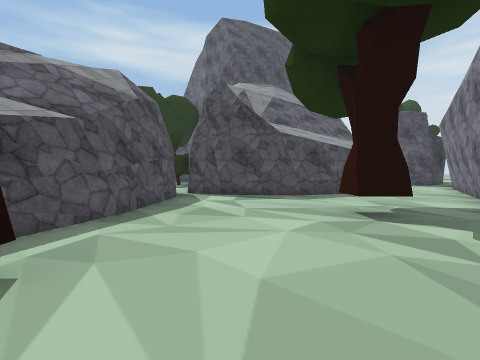
View 1 (above)

24 first-person views from a walk through a 3-D level made in the Unity game engine. The camera is 1.5 m above the floor, tilts 2° down and sees 85° across. The floor is counted in squares, 2 m on a side. Each view is taken from the middle of a square. On the plan, view 1 faces up. The plan holds only what a view shows up to about 9 squares ahead; the rest is blank. The place goes on beyond the plan. Some surface patterns are stand-ins.

View 2
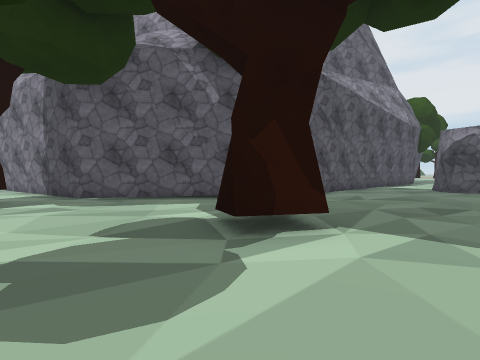

View 3
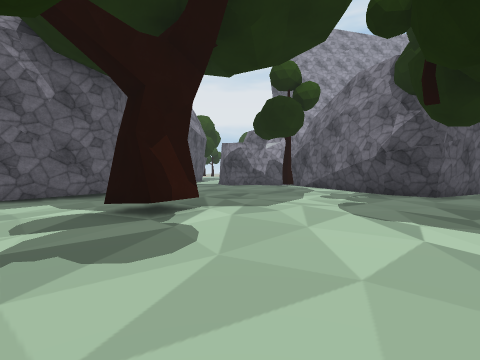

View 4
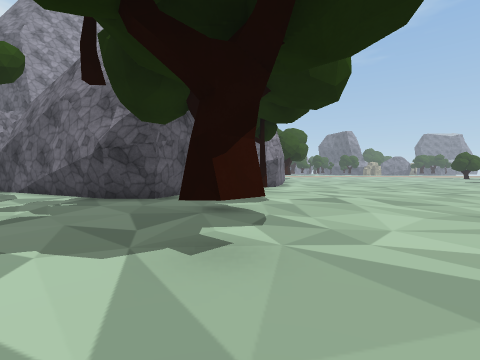

View 5
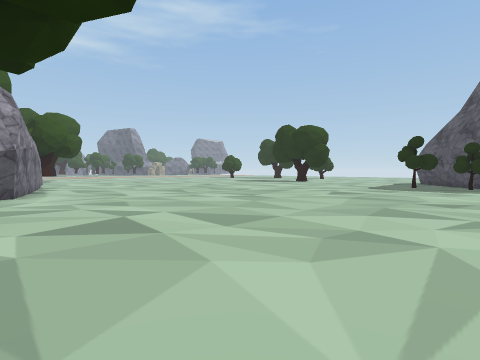

View 6
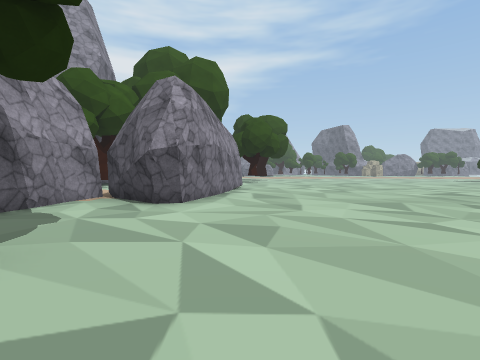

View 7
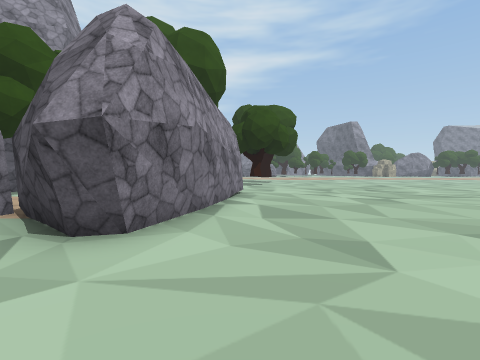

View 8
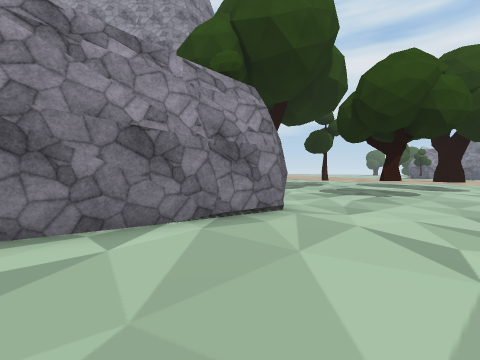

View 9
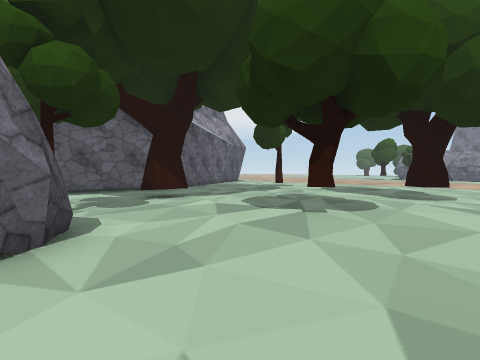

View 10
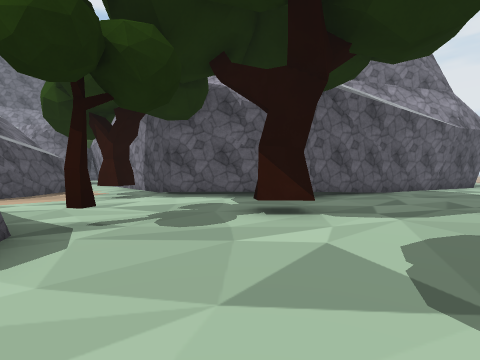

View 11
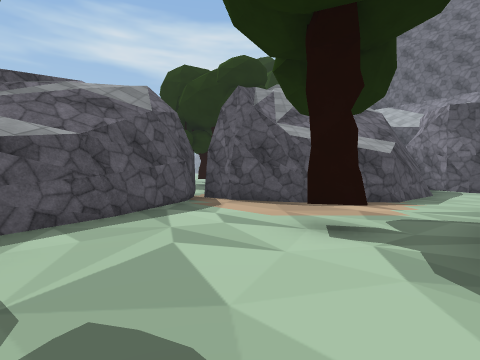

View 12
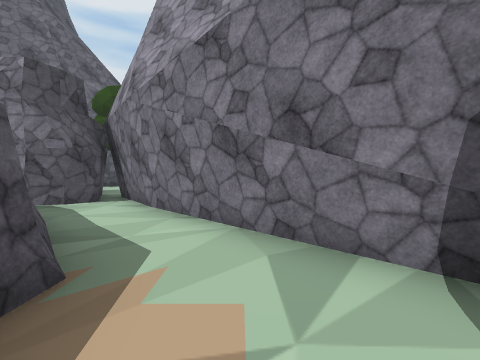

View 13
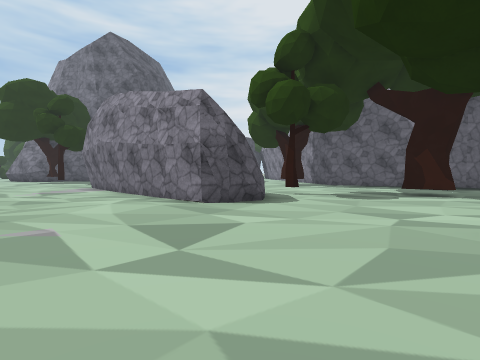

View 14
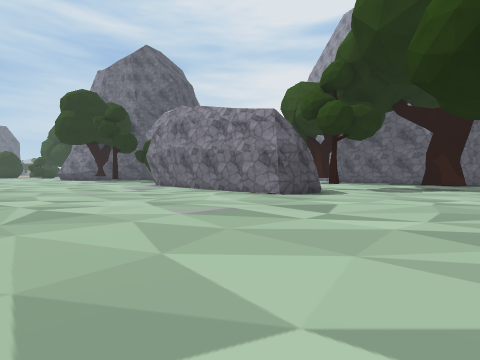

View 15
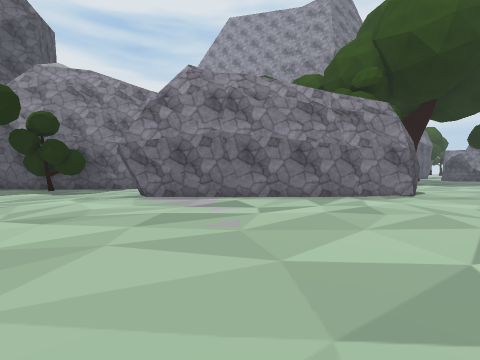

View 16
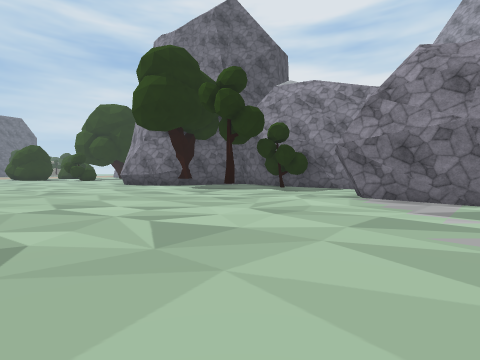

View 17
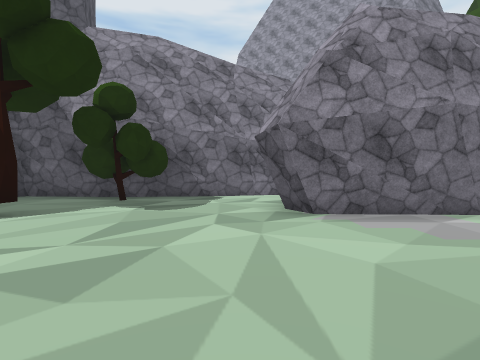

View 18
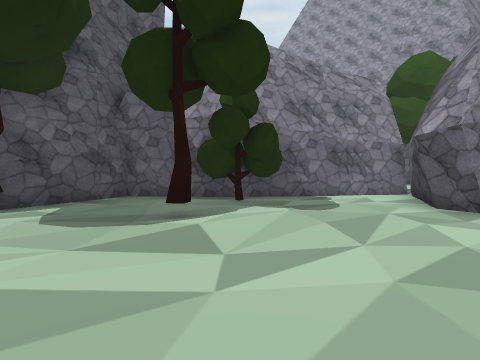

View 19
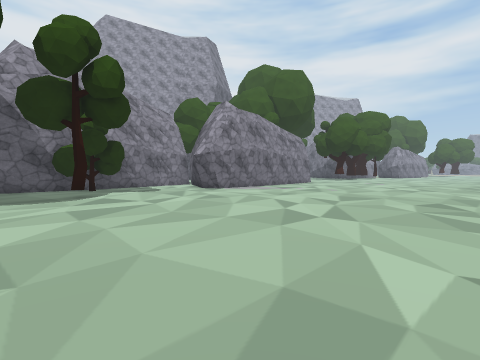

View 20
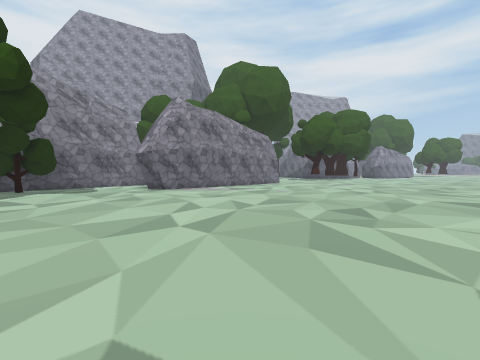

View 21
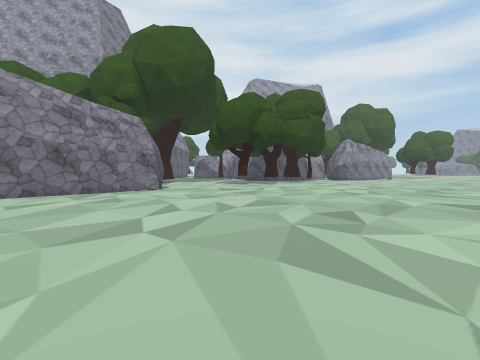

View 22
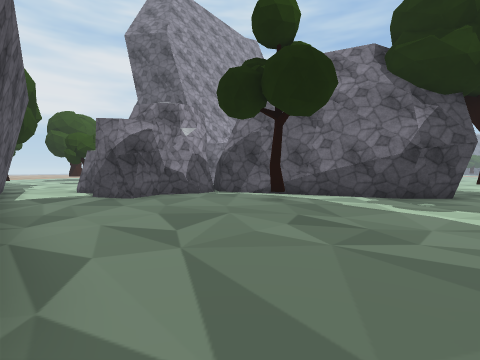

View 23
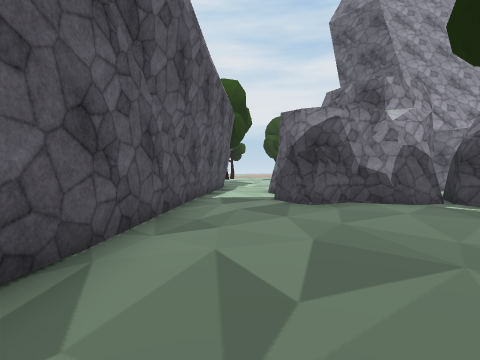

View 24
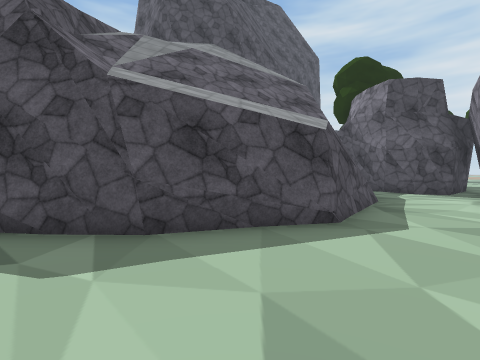

### Floor plan
Key: @ floor where view 1 was taken; # wall or solid block; . floor; T tree.
Columns run from 15 left of view 1 to 10 right of it. Each row starts with its distance up from view 1.
 17  ............#
 16  ............#
 15 ..........T.##
 14 ............T#         ###
 13 ............T#        ..##
 12 .............#        ...
 11 .............#      ##..
 10 ..........##.#     ##..
  9 ..........###### ###...#
  8 ..........#  #.###....##
  7 ..........#  #.......##
  6 ..........#  #.......#
  5 ..........# ##...T..##
  4 ..........###....T..#
  3 ..........###......##
  2 ..........###T.....#
  1 ...................##
  0 ...............@....#
 -1 ...............##...#
 -2 ................#...#
 -3 ..........T.........##
 -4 .....................##
 -5 ......................##
 -6 ..........T............##
 -7 ........................##
 -8 ..........TT###..T.......#
 -9  ........TT.# ###....##..#
-10   ..........#   ###.####..
-11    .........#     ###
-12   ..........#      ##
-13  ........#..#      .###
-14 ........#####   ###..#
-15 ........###.#####...##
-16 ........###........##
-17 ........###......###
-18 .......###...T..##
-19 .......###...T.##
-20     ......T....#
-21     ..........##
-22     ..........#
-23     ..T....#..#
-24     ..........#
-25     ..........##
-26     ...........#
-27     .TT... ....#

Positions as (right, up) in squares from view 1, and headings:
1: (0, 0), facing up
2: (-3, -1), facing right
3: (-4, 1), facing down-right
4: (-5, -1), facing down
5: (-6, -4), facing down-left
6: (-8, -7), facing down
7: (-8, -10), facing down
8: (-11, -15), facing down-right
9: (-11, -19), facing down-right
10: (-9, -22), facing right
11: (-3, -22), facing up
12: (-1, -17), facing right
13: (-9, -3), facing up-right
14: (-12, -3), facing up-right
15: (-13, 7), facing right
16: (-13, 7), facing up-right
17: (-10, 11), facing right
18: (-10, 14), facing right
19: (-14, 17), facing down-right
20: (-15, 15), facing down-right
21: (-15, 7), facing down-right
22: (3, -1), facing down
23: (3, -3), facing down-right
24: (3, 5), facing up
